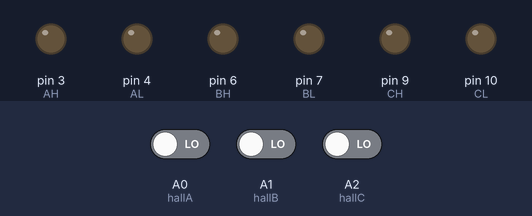
The sketch below on a simulated Arduino Uno, built with avr-gcc and run on an emulated ATmega328P. Parts: output pins drawn as LEDs (lit = HIGH). Inputs (shaded band) come from the test bench; at power-on: A0 (hallA) LOW, A1 (hallB) LOW, A2 (hallC) LOW.

Above: at 1.2 s.
1.3 s: A0 (hallA) driven HIGH
At 2.3 s:
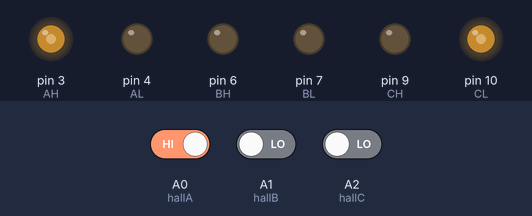
2.8 s: A1 (hallB) driven HIGH
At 4.0 s:
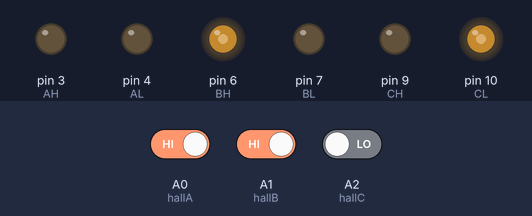
4.3 s: A2 (hallC) driven HIGH
At 5.5 s:
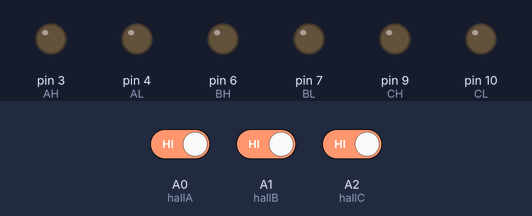
5.8 s: A0 (hallA) driven LOW
At 6.9 s:
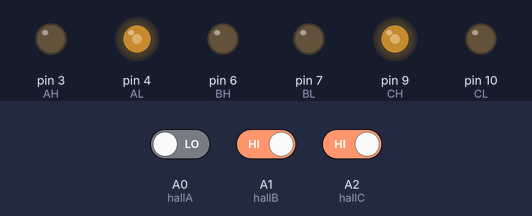
7.3 s: A1 (hallB) driven LOW
At 8.5 s:
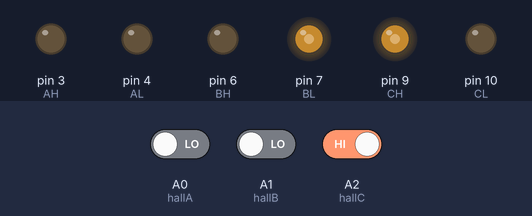
8.8 s: A2 (hallC) driven LOW
At 9.2 s:
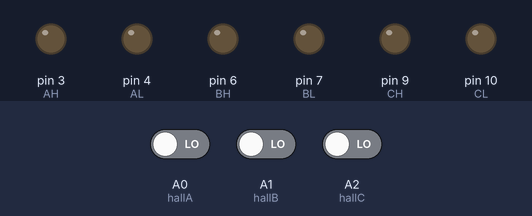
Timing chart, 0 to 11.3 s (numbered marks = the images above; inputs shaded):
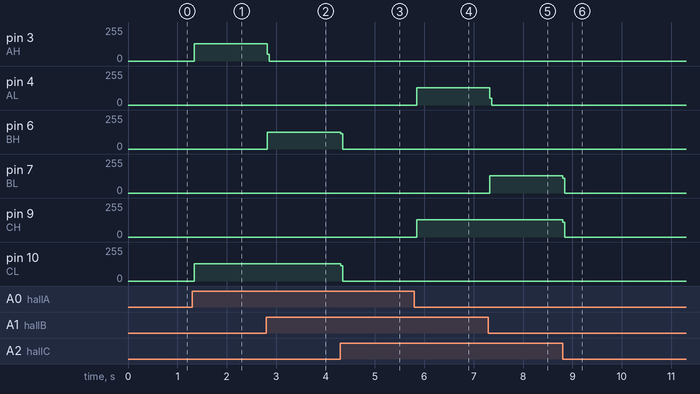

The sketch:

simple_SIX_Step_BLDC.ino
```cpp
// Pin definitions for Hall sensors
const int hallA = A0; // Hall sensor A input
const int hallB = A1; // Hall sensor B input
const int hallC = A2; // Hall sensor C input

// Adjustable timing (in milliseconds)
unsigned int on_time = 1;  // Increase this for lower speed
unsigned int off_time = 1; // Increase this for lower speed

void setup() {
  // Initialize Hall sensor pins
  pinMode(hallA, INPUT);
  pinMode(hallB, INPUT);
  pinMode(hallC, INPUT);

  // Initialize MOSFET control pins
  pinMode(3, OUTPUT); // AH
  pinMode(4, OUTPUT); // AL
  // pinMode(5, OUTPUT); // SDA
  pinMode(6, OUTPUT); // BH
  pinMode(7, OUTPUT); // BL
  // pinMode(8, OUTPUT); // SDB
  pinMode(9, OUTPUT); // CH
  pinMode(10, OUTPUT); // CL
  // pinMode(11, OUTPUT); // SDC

  // // Disable shutdown pins
  // digitalWrite(5, LOW); // Disable shutdown A
  // digitalWrite(8, LOW); // Disable shutdown B
  // digitalWrite(11, LOW); // Disable shutdown C
}

void loop() {
  // Read Hall sensor states
  int hallState = (digitalRead(hallA) << 2) | (digitalRead(hallB) << 1) | digitalRead(hallC);

  // Perform commutation based on Hall sensor state
  bldc_move(hallState);

  // Delay for on-time and off-time
  delay(on_time);
  all_off();
  delay(off_time);
}

void all_off() {
  // Turn off all phases
  digitalWrite(3, LOW); // AH
  digitalWrite(4, LOW); // AL
  digitalWrite(6, LOW); // BH
  digitalWrite(7, LOW); // BL
  digitalWrite(9, LOW); // CH
  digitalWrite(10, LOW); // CL
}

void bldc_move(int hallState) {
  // Commutation based on Hall sensor state
  switch (hallState) {
    case 0b101: AH_BL(); break; // Hall state: 101
    case 0b100: AH_CL(); break; // Hall state: 100
    case 0b110: BH_CL(); break; // Hall state: 110
    case 0b010: BH_AL(); break; // Hall state: 010
    case 0b011: CH_AL(); break; // Hall state: 011
    case 0b001: CH_BL(); break; // Hall state: 001
    default: all_off(); break;  // Invalid or undefined state
  }
}

// Commutation phases
void AH_BL() {
  digitalWrite(3, HIGH); // AH
  digitalWrite(4, LOW);  // AL
  digitalWrite(6, LOW);  // BH
  digitalWrite(7, HIGH); // BL
  digitalWrite(9, LOW);  // CH
  digitalWrite(10, LOW); // CL
}

void AH_CL() {
  digitalWrite(3, HIGH); // AH
  digitalWrite(4, LOW);  // AL
  digitalWrite(6, LOW);  // BH
  digitalWrite(7, LOW);  // BL
  digitalWrite(9, LOW);  // CH
  digitalWrite(10, HIGH); // CL
}

void BH_CL() {
  digitalWrite(3, LOW);  // AH
  digitalWrite(4, LOW);  // AL
  digitalWrite(6, HIGH); // BH
  digitalWrite(7, LOW);  // BL
  digitalWrite(9, LOW);  // CH
  digitalWrite(10, HIGH); // CL
}

void BH_AL() {
  digitalWrite(3, LOW);  // AH
  digitalWrite(4, HIGH); // AL
  digitalWrite(6, HIGH); // BH
  digitalWrite(7, LOW);  // BL
  digitalWrite(9, LOW);  // CH
  digitalWrite(10, LOW); // CL
}

void CH_AL() {
  digitalWrite(3, LOW);  // AH
  digitalWrite(4, HIGH); // AL
  digitalWrite(6, LOW);  // BH
  digitalWrite(7, LOW);  // BL
  digitalWrite(9, HIGH); // CH
  digitalWrite(10, LOW); // CL
}

void CH_BL() {
  digitalWrite(3, LOW);  // AH
  digitalWrite(4, LOW);  // AL
  digitalWrite(6, LOW);  // BH
  digitalWrite(7, HIGH); // BL
  digitalWrite(9, HIGH); // CH
  digitalWrite(10, LOW); // CL
}
```

Measured:
- after the input at 1.3 s, pin 3 (AH), pin 10 (CL): 0/255 → 129/255 at once
- after the input at 2.8 s, pin 3 (AH): 129/255 → 0/255 at once; pin 6 (BH): 0/255 → 127/255 at once
- after the input at 4.3 s, pin 6 (BH): 127/255 → 0/255 at once; pin 10 (CL): 129/255 → 0/255 at once
- after the input at 5.8 s, pin 4 (AL), pin 9 (CH): 0/255 → 129/255 at once
- after the input at 7.3 s, pin 4 (AL): 129/255 → 0/255 at once; pin 7 (BL): 0/255 → 129/255 at once
- after the input at 8.8 s, pin 7 (BL), pin 9 (CH): 129/255 → 0/255 at once
